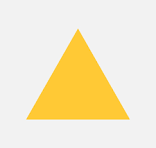
#> input picture download.png, 156 x 148 px, found by its file name
$ python contours.py
#> lines starting #> are read from the running program, lines starting #| are printed output that depends on the picture; after the words box and inside, x2 and y2 are one past the last pixel; in counts of white or black regions, pixels touching at a corner belong together
import cv2
img=cv2.imread("opencv/download.png")
#> img is the input picture: shape (148, 156, 3); mean B, G, R 203.2, 233.6, 244.7
gray=cv2.cvtColor(img,cv2.COLOR_BGR2GRAY)
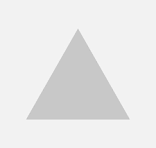
#> gray: shape (148, 156); min 194, max 244, mean 233.4
ret,thresh=cv2.threshold(gray,120,255,cv2.THRESH_BINARY)
#> thresh: shape (148, 156); every value is 255
contours,hierarchy=cv2.findContours(thresh,cv2.RETR_TREE,cv2.CHAIN_APPROX_SIMPLE)
#> contours = [[[0, 0], [0, 147], [155, 147], [155, 0]]]
cv2.drawContours(img,contours,-1,(0,255,0),3)
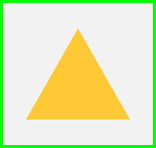
#> img: shape (148, 156, 3); 7.74% of pixels changed, all inside (x1, y1, x2, y2) = (0, 0, 156, 148)
for contour in contours:
    approx=cv2.approxPolyDP(contour,0.01*cv2.arcLength(contour,True),True)
    cv2.drawContours(img,[approx],0,(0,255,0),2)
    corners=len(approx)
    if corners==3:
        shape_name="Triangle"
    elif corners==4:
        shape_name="Rectangle"
    elif corners==5:
        shae_name="Pentagon"
    elif corners>5:
        shape_name="circle"
    else:
        shape_name="unknown"
    x=approx.ravel()[0]
    y=approx.ravel()[2]+20
    cv2.putText(img,shape_name,(x,y),cv2.FONT_HERSHEY_COMPLEX,0.6,(255,0,0),2)
#> this loop made 1 pass
#> (approx, corners, shape_name, x, y) on pass 1: ([[0, 0], [0, 147], [155, 147], [155, 0]], 4, 'Rectangle', 0, 20)
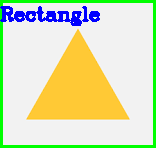
#> img: shape (148, 156, 3); 3.91% of pixels changed, all inside (x1, y1, x2, y2) = (0, 6, 100, 26)
cv2.imshow("approx",img)
cv2.waitKey(0)
cv2.destroyAllWindows()
